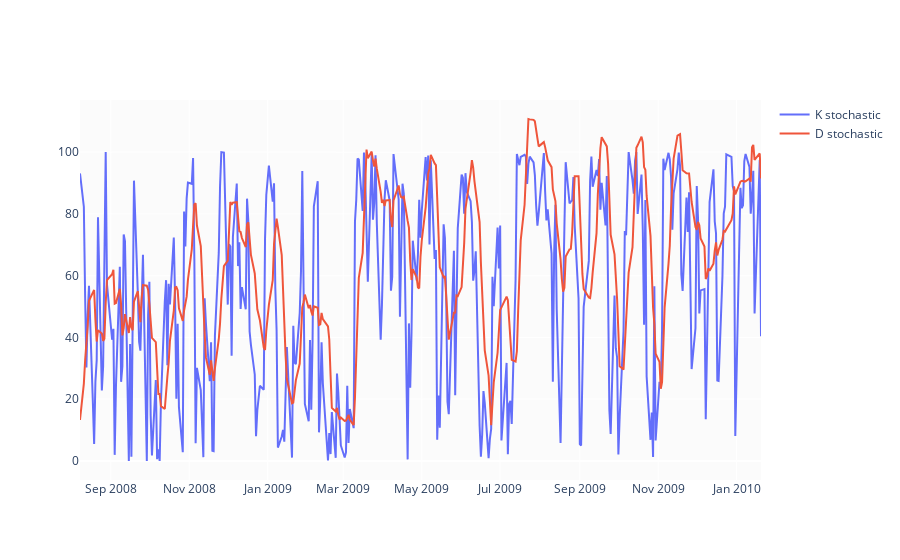

Source (notebook cell):
### Code cell
#considering the index of 1st year of Dija Data
fig = go.Figure()
fig.add_trace(go.Scatter(x=dj_ti.Date.head(365), y=dj_ti.stochaistic_k_percent.head(365), name='K stochastic'))
fig.add_trace(go.Scatter(x=dj_ti.Date.head(365), y=dj_ti.stochaistic_D.head(365), name='D stochastic'))
fig.show()

### Figure 1 — Plotly figure (JSON) as saved in the notebook; plotly's stock layout.template omitted (floating-point values rounded to 4 significant figures; data arrays with more than 128 entries replaced by an {"elided": "..."} marker saying what was removed)
{"data": [{"name": "K stochastic", "type": "scatter", "x": {"elided": "365 str values"}, "y": {"elided": "365 float values"}}, {"name": "D stochastic", "type": "scatter", "x": {"elided": "365 str values"}, "y": {"elided": "365 float values"}}], "layout": {}}
